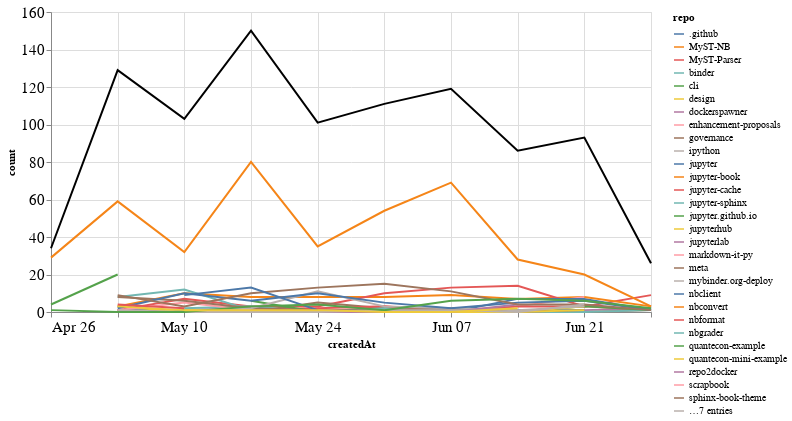

This figure's notebook cell:
### Markdown cell above
## Comments

### Code cell
comments_time = comments.groupby('repo').resample('W', on='createdAt').count()['author'].reset_index()
comments_time = comments_time.rename(columns={'author': 'count'})
comments_time_total = comments_time.groupby('createdAt').agg({"count": "sum"}).reset_index()
ch1 = alt.Chart(comments_time, width=600).mark_line().encode(
    x='createdAt',
    y='count',
    color='repo',
    tooltip="repo"
)

ch2 = alt.Chart(comments_time_total, width=600).mark_line(color="black").encode(
    x='createdAt',
    y='count',
)

ch1 + ch2

### Figure 1 — Vega-Lite specification as saved in the notebook (floating-point values rounded to 4 significant figures; data arrays with more than 128 entries replaced by an {"elided": "..."} marker saying what was removed)
{"config": {"axisLeft": {"labelFontSize": 15}, "axisBottom": {"labelFontSize": 15}}, "layer": [{"data": {"name": "data-a4489e273dd68b53e6251d782f43454b"}, "mark": "line", "encoding": {"color": {"type": "nominal", "field": "repo"}, "tooltip": {"type": "nominal", "field": "repo"}, "x": {"type": "temporal", "field": "createdAt"}, "y": {"type": "quantitative", "field": "count"}}, "width": 600}, {"data": {"name": "data-19a4da87d2085cf97c8361ea6fa86090"}, "mark": {"type": "line", "color": "black"}, "encoding": {"x": {"type": "temporal", "field": "createdAt"}, "y": {"type": "quantitative", "field": "count"}}, "width": 600}], "$schema": "https://vega.github.io/schema/vega-lite/v4.8.1.json", "datasets": {"data-a4489e273dd68b53e6251d782f43454b": {"elided": "193 records"}, "data-19a4da87d2085cf97c8361ea6fa86090": [{"createdAt": "2020-04-26T00:00:00", "count": 34}, {"createdAt": "2020-05-03T00:00:00", "count": 129}, {"createdAt": "2020-05-10T00:00:00", "count": 103}, {"createdAt": "2020-05-17T00:00:00", "count": 150}, {"createdAt": "2020-05-24T00:00:00", "count": 101}, {"createdAt": "2020-05-31T00:00:00", "count": 111}, {"createdAt": "2020-06-07T00:00:00", "count": 119}, {"createdAt": "2020-06-14T00:00:00", "count": 86}, {"createdAt": "2020-06-21T00:00:00", "count": 93}, {"createdAt": "2020-06-28T00:00:00", "count": 26}]}}
